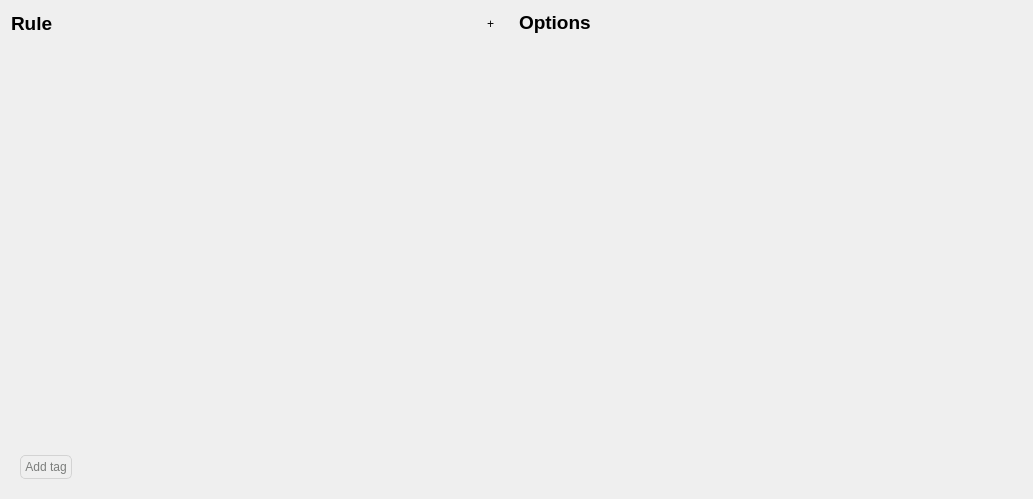
<?xml version="1.0" encoding="UTF-8"?>
<ui version="4.0">
 <class>Form</class>
 <widget class="QWidget" name="Form">
  <property name="geometry">
   <rect>
    <x>0</x>
    <y>0</y>
    <width>1033</width>
    <height>499</height>
   </rect>
  </property>
  <property name="windowTitle">
   <string>Form</string>
  </property>
  <layout class="QVBoxLayout" name="verticalLayout" stretch="1,0">
   <item>
    <layout class="QHBoxLayout" name="horizontalLayout_5">
     <property name="spacing">
      <number>4</number>
     </property>
     <property name="leftMargin">
      <number>0</number>
     </property>
     <property name="rightMargin">
      <number>0</number>
     </property>
     <item>
      <layout class="QVBoxLayout" name="verticalLayout_3" stretch="0,1">
       <property name="bottomMargin">
        <number>0</number>
       </property>
       <item>
        <layout class="QHBoxLayout" name="horizontalLayout">
         <item>
          <widget class="QLabel" name="label">
           <property name="sizePolicy">
            <sizepolicy hsizetype="Preferred" vsizetype="Fixed">
             <horstretch>0</horstretch>
             <verstretch>0</verstretch>
            </sizepolicy>
           </property>
           <property name="font">
            <font>
             <pointsize>14</pointsize>
             <weight>75</weight>
             <bold>true</bold>
            </font>
           </property>
           <property name="text">
            <string>Rule</string>
           </property>
          </widget>
         </item>
         <item>
          <widget class="QToolButton" name="add_rule_bt">
           <property name="minimumSize">
            <size>
             <width>25</width>
             <height>25</height>
            </size>
           </property>
           <property name="maximumSize">
            <size>
             <width>25</width>
             <height>25</height>
            </size>
           </property>
           <property name="cursor">
            <cursorShape>PointingHandCursor</cursorShape>
           </property>
           <property name="text">
            <string>+</string>
           </property>
           <property name="icon">
            <iconset resource="../resource.qrc">
             <normaloff>:/icons/light/add.svg</normaloff>:/icons/light/add.svg</iconset>
           </property>
           <property name="autoRaise">
            <bool>true</bool>
           </property>
          </widget>
         </item>
         <item>
          <spacer name="horizontalSpacer">
           <property name="orientation">
            <enum>Qt::Horizontal</enum>
           </property>
           <property name="sizeType">
            <enum>QSizePolicy::Fixed</enum>
           </property>
           <property name="sizeHint" stdset="0">
            <size>
             <width>12</width>
             <height>20</height>
            </size>
           </property>
          </spacer>
         </item>
        </layout>
       </item>
       <item>
        <widget class="QScrollArea" name="scrollArea_2">
         <property name="minimumSize">
          <size>
           <width>450</width>
           <height>0</height>
          </size>
         </property>
         <property name="styleSheet">
          <string notr="true">QAbstractScrollArea
{
background-color: transparent;
}
QWidget#scrollAreaWidgetContents_2{
background-color: transparent; /*or a colour*/
}</string>
         </property>
         <property name="frameShape">
          <enum>QFrame::NoFrame</enum>
         </property>
         <property name="widgetResizable">
          <bool>true</bool>
         </property>
         <property name="alignment">
          <set>Qt::AlignLeading|Qt::AlignLeft|Qt::AlignTop</set>
         </property>
         <widget class="QWidget" name="scrollAreaWidgetContents_2">
          <property name="geometry">
           <rect>
            <x>0</x>
            <y>0</y>
            <width>503</width>
            <height>396</height>
           </rect>
          </property>
          <layout class="QVBoxLayout" name="rules_layout">
           <property name="sizeConstraint">
            <enum>QLayout::SetDefaultConstraint</enum>
           </property>
           <property name="leftMargin">
            <number>0</number>
           </property>
           <property name="topMargin">
            <number>0</number>
           </property>
           <property name="rightMargin">
            <number>0</number>
           </property>
           <property name="bottomMargin">
            <number>0</number>
           </property>
          </layout>
         </widget>
        </widget>
       </item>
      </layout>
     </item>
     <item>
      <layout class="QVBoxLayout" name="verticalLayout_2">
       <property name="bottomMargin">
        <number>0</number>
       </property>
       <item>
        <layout class="QHBoxLayout" name="horizontalLayout_3">
         <item>
          <widget class="QLabel" name="label_2">
           <property name="font">
            <font>
             <pointsize>14</pointsize>
             <weight>75</weight>
             <bold>true</bold>
            </font>
           </property>
           <property name="text">
            <string>Options</string>
           </property>
          </widget>
         </item>
        </layout>
       </item>
       <item>
        <widget class="QScrollArea" name="scrollArea">
         <property name="minimumSize">
          <size>
           <width>340</width>
           <height>0</height>
          </size>
         </property>
         <property name="styleSheet">
          <string notr="true">QAbstractScrollArea
{
background-color: transparent;
}
QWidget#scrollAreaWidgetContents{
background-color: transparent; /*or a colour*/
}</string>
         </property>
         <property name="frameShape">
          <enum>QFrame::NoFrame</enum>
         </property>
         <property name="widgetResizable">
          <bool>true</bool>
         </property>
         <widget class="QWidget" name="scrollAreaWidgetContents">
          <property name="geometry">
           <rect>
            <x>0</x>
            <y>0</y>
            <width>502</width>
            <height>196</height>
           </rect>
          </property>
          <layout class="QFormLayout" name="options_layout">
           <property name="leftMargin">
            <number>0</number>
           </property>
           <property name="topMargin">
            <number>0</number>
           </property>
           <property name="rightMargin">
            <number>0</number>
           </property>
           <property name="bottomMargin">
            <number>0</number>
           </property>
          </layout>
         </widget>
        </widget>
       </item>
       <item>
        <spacer name="verticalSpacer_2">
         <property name="orientation">
          <enum>Qt::Vertical</enum>
         </property>
         <property name="sizeHint" stdset="0">
          <size>
           <width>20</width>
           <height>40</height>
          </size>
         </property>
        </spacer>
       </item>
      </layout>
     </item>
    </layout>
   </item>
   <item>
    <widget class="QWidget" name="widget" native="true">
     <property name="minimumSize">
      <size>
       <width>0</width>
       <height>0</height>
      </size>
     </property>
     <layout class="QHBoxLayout" name="horizontalLayout_4">
      <item alignment="Qt::AlignLeft">
       <widget class="QPushButton" name="add_tag_bt">
        <property name="cursor">
         <cursorShape>PointingHandCursor</cursorShape>
        </property>
        <property name="styleSheet">
         <string notr="true">background-color:transparent;
border:1px solid lightgrey;
border-radius: 5px;
min-height: 22px;
min-width: 50px;
color: #7b7d7b;</string>
        </property>
        <property name="text">
         <string>Add tag</string>
        </property>
       </widget>
      </item>
      <item>
       <widget class="QListWidget" name="tags_lw">
        <property name="maximumSize">
         <size>
          <width>16777215</width>
          <height>24</height>
         </size>
        </property>
        <property name="styleSheet">
         <string notr="true">QListWidget{
	background:transparent;
	border:0px solid black;
}</string>
        </property>
        <property name="verticalScrollBarPolicy">
         <enum>Qt::ScrollBarAlwaysOff</enum>
        </property>
        <property name="horizontalScrollBarPolicy">
         <enum>Qt::ScrollBarAlwaysOff</enum>
        </property>
        <property name="sizeAdjustPolicy">
         <enum>QAbstractScrollArea::AdjustToContents</enum>
        </property>
        <property name="dragDropMode">
         <enum>QAbstractItemView::DragOnly</enum>
        </property>
        <property name="defaultDropAction">
         <enum>Qt::MoveAction</enum>
        </property>
        <property name="movement">
         <enum>QListView::Snap</enum>
        </property>
        <property name="flow">
         <enum>QListView::LeftToRight</enum>
        </property>
        <property name="spacing">
         <number>2</number>
        </property>
        <property name="gridSize">
         <size>
          <width>0</width>
          <height>0</height>
         </size>
        </property>
        <property name="viewMode">
         <enum>QListView::ListMode</enum>
        </property>
       </widget>
      </item>
     </layout>
    </widget>
   </item>
  </layout>
 </widget>
 <resources>
  <include location="../resource.qrc"/>
 </resources>
 <connections/>
</ui>
